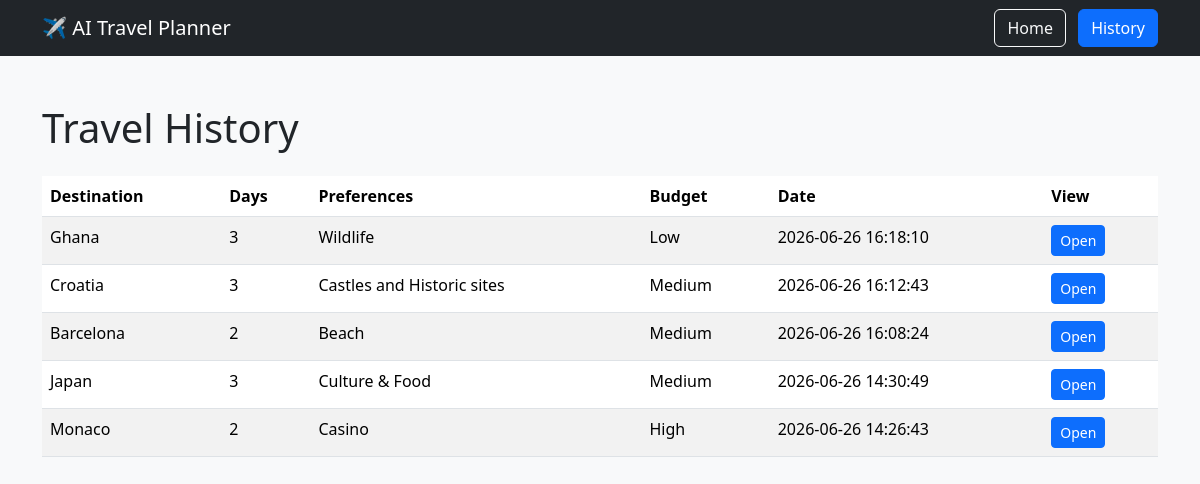
The app's page /history with its own data.
### tables this page shows
CREATE TABLE itineraries (
            id INTEGER PRIMARY KEY AUTOINCREMENT,
            destination TEXT NOT NULL,
            days INTEGER NOT NULL,
            preferences TEXT NOT NULL,
            budget TEXT NOT NULL,       
            plan TEXT NOT NULL,
            created_at TIMESTAMP DEFAULT CURRENT_TIMESTAMP
        );

### app/routes.py (the view)
@main.route("/history")
def history():
    itineraries = get_all_itineraries()
    return render_template(
        "history.html",
        itineraries=itineraries
    )

### app/database.py (called while the page is built)
def get_all_itineraries():
    conn = sqlite3.connect(DB_NAME)
    cursor = conn.cursor()
    cursor.execute("""
        SELECT id, destination, days, preferences, budget, created_at
        FROM itineraries
        ORDER BY created_at DESC
    """)
    itineraries = cursor.fetchall()
    conn.close()
    return itineraries

### templates/history.html
{% extends "base.html" %}
{% block content %}
<div class="container py-5">
    <h1 class="mb-4">Travel History</h1>
    <table class="table table-striped">
        <thead>
            <tr>
                <th>Destination</th>
                <th>Days</th>
                <th>Preferences</th>
                <th>Budget</th>
                <th>Date</th>
                <th>View</th>
            </tr>
        </thead>
        <tbody>
            {% for trip in itineraries %}
            <tr>
                <td>{{ trip[1] }}</td>
                <td>{{ trip[2] }}</td>
                <td>{{ trip[3] }}</td>
                <td>{{ trip[4] }}</td>
                <td>{{ trip[5] }}</td>
                <td>
                    <a href="/trip/{{ trip[0] }}" class="btn btn-sm btn-primary">
                        Open
                    </a>
                </td>
            </tr>
            {% endfor %}
        </tbody>
    </table>
</div>
{% endblock %}

### templates/base.html (shortened to what this page needs)
<!DOCTYPE html>
<html lang="en">
<head>
    <link href="https://cdn.jsdelivr.net/npm/bootstrap@5.3.8/dist/css/bootstrap.min.css" rel="stylesheet">
</head>
<body class="bg-light">
<nav class="navbar navbar-expand-lg navbar-dark bg-dark">
    <div class="container">
        <a class="navbar-brand" href="/">
            ✈️ AI Travel Planner
        </a>
        <div class="ms-auto">
            <a href="/" class="btn btn-outline-light me-2">
                Home
            </a>
            <a href="/history" class="btn btn-primary">
                History
            </a>
        </div>
    </div>
</nav>
    {% block content %}
    {% endblock %}
</body>
</html>

### records on screen
itineraries: destination "Ghana", days "3", preferences "Wildlife", budget "Low", created_at "2026-06-26 16:18:10"
itineraries: destination "Croatia", days "3", preferences "Castles and Historic sites", budget "Medium", created_at "2026-06-26 16:12:43"
itineraries: destination "Barcelona", days "2", preferences "Beach", budget "Medium", created_at "2026-06-26 16:08:24"
itineraries: destination "Japan", days "3", preferences "Culture & Food", budget "Medium", created_at "2026-06-26 14:30:49"
itineraries: destination "Monaco", days "2", preferences "Casino", budget "High", created_at "2026-06-26 14:26:43"
